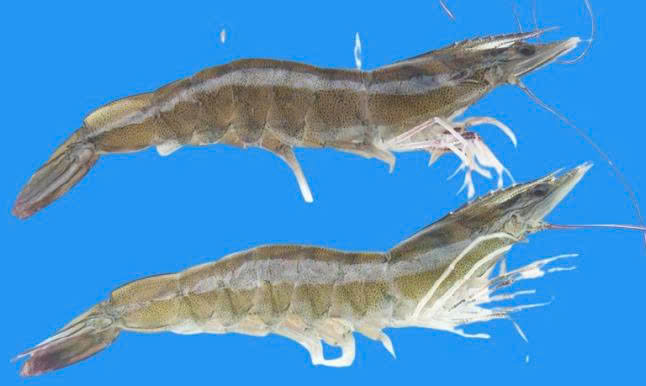
#> input picture shrimp1.jpg, 646 x 386 px, found by its file name
$ python 'contour2 (1).py'
#> lines starting #> are read from the running program, lines starting #| are printed output that depends on the picture; after the words box and inside, x2 and y2 are one past the last pixel; in counts of white or black regions, pixels touching at a corner belong together
import cv2
import numpy as np
from scipy import ndimage
from skimage.feature import peak_local_max
from skimage.segmentation import watershed

def fill_small_holes(mask, max_hole_area=500):
    """Lấp các lỗ nhỏ bên trong vật thể"""
    inv_mask = cv2.bitwise_not(mask)
    num_labels, labels, stats, _ = cv2.connectedComponentsWithStats(inv_mask, connectivity=8)
    for i in range(1, num_labels):  # Bỏ background
        if stats[i, cv2.CC_STAT_AREA] < max_hole_area:
            mask[labels == i] = 255
    return mask

def smart_shrimp_counter(image_path, debug=False):
#> called with debug = True
    image = cv2.imread(image_path)
#> image is the input picture: shape (386, 646, 3); mean B, G, R 205.2, 148.7, 74.9
    if image is None:
        print("❌ Không thể đọc ảnh.")
        return

    hsv = cv2.cvtColor(image, cv2.COLOR_BGR2HSV)
#> hsv: shape (386, 646, 3); mean H, S, V 83.1, 157.9, 212.1
    original = image.copy()

    # === 1. Tách nền xanh ===
    lower_blue = np.array([90, 40, 40])
    upper_blue = np.array([130, 255, 255])
    background_mask = cv2.inRange(hsv, lower_blue, upper_blue)
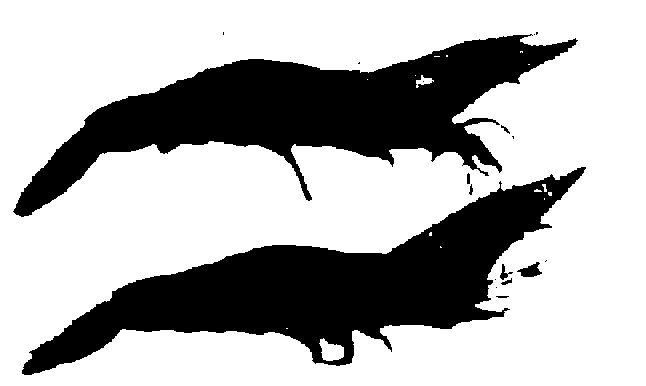
#> background_mask: shape (386, 646); 69.4% white; 18 black regions (9 under 20 px), largest, box (x1, y1, x2, y2) and area: (22, 167, 586, 375) 38588, (13, 34, 578, 217) 37333, (517, 262, 542, 277) 205
    foreground_mask = cv2.bitwise_not(background_mask)

    if debug: cv2.imshow("1. Foreground mask", foreground_mask)

    # === 2a. Lấp các lỗ nhỏ bên trong vật thể ===
    foreground_mask_filled = fill_small_holes(foreground_mask.copy(), max_hole_area=500)
#> in fill_small_holes, `num_labels, labels, stats, _ = cv2.connectedComponentsWithStats(inv_ma..`:
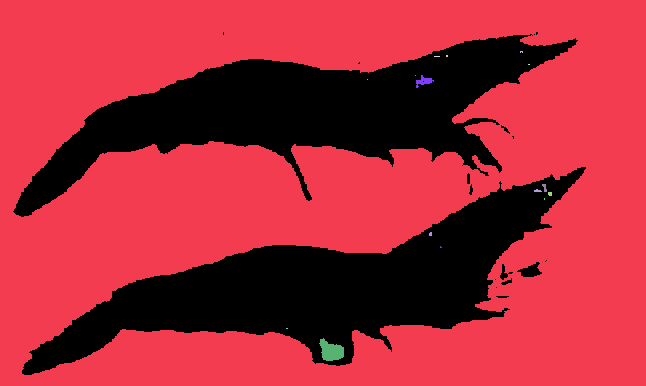
#> labels: shape (386, 646) int32; 17 distinct labels, from 0 to 16; one colour per label, 0 black
#> in fill_small_holes, `num_labels, labels, stats, _ = cv2.connectedComponentsWithStats(inv_ma..`: num_labels = 17; stats = 17 rows, first 6: [13, 32, 573, 343, 76361], [0, 0, 646, 386, 172422], [520, 51, 3, 2, 5], [446, 55, 2, 2, 4], [434, 56, 6, 1, 6], [528, 64, 2, 1, 2]
#> after the loop in fill_small_holes, `for i in range(1, num_labels):`:
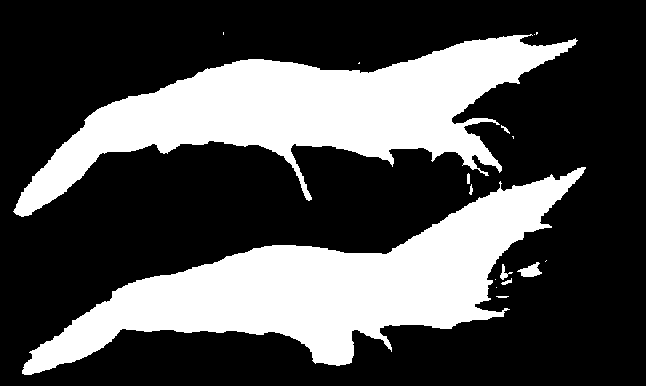
#> mask: shape (386, 646); 30.9% white; 17 white regions (8 under 20 px), largest, box (x1, y1, x2, y2) and area: (22, 167, 586, 375) 39038, (13, 34, 578, 217) 37457, (517, 262, 542, 277) 205
    if debug: cv2.imshow("2a. foreground_mask + Fill holes", foreground_mask_filled)

    # === 2b. Làm sạch (OPEN + CLOSE) ===
    kernel = cv2.getStructuringElement(cv2.MORPH_ELLIPSE, (3, 3))
    clean = cv2.morphologyEx(foreground_mask_filled, cv2.MORPH_OPEN, kernel, iterations=4)
#> clean: shape (386, 646); 30.2% white; 3 white regions, box (x1, y1, x2, y2) and area: (22, 168, 584, 375) 38583, (14, 35, 570, 217) 36649, (521, 264, 540, 277) 152
    clean = cv2.morphologyEx(clean, cv2.MORPH_CLOSE, kernel, iterations=4)
#> clean: shape (386, 646); 30.3% white; 3 white regions, box (x1, y1, x2, y2) and area: (22, 168, 584, 375) 38637, (14, 35, 570, 217) 36720, (521, 264, 540, 277) 152
    if debug: cv2.imshow("2b. Clean mask", clean)


    # === 3. Erode để tách vật thể dính nhau ===
    eroded = cv2.erode(clean, kernel, iterations=14)
#> eroded: shape (386, 646); 17.1% white; 4 white regions (2 under 20 px), largest, box (x1, y1, x2, y2) and area: (53, 190, 552, 354) 22342, (34, 49, 524, 197) 20288
    if debug: cv2.imshow("3. Eroded mask", eroded)

    # === 4. Distance Transform và tìm local maxima ===
    blurred = cv2.GaussianBlur(eroded, (15, 15), 3)
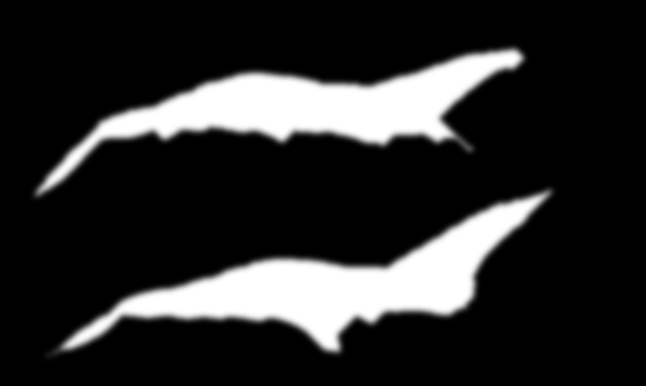
#> blurred: shape (386, 646); min 0, max 255, mean 43.6
    D = cv2.distanceTransform(blurred, cv2.DIST_L2, 5)
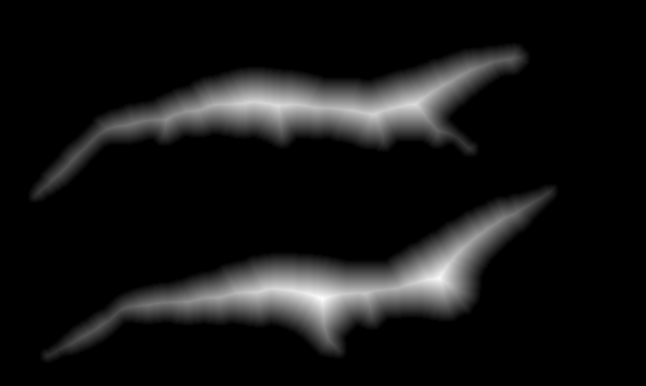
#> D: shape (386, 646) float32; min 0, max 43.94, mean 3.6; drawn with min black and max white
    local_max = peak_local_max(D, min_distance=25, labels=eroded, footprint=np.ones((20, 20)))
#> local_max = 13 rows, first 8: [298, 322], [278, 438], [104, 414], [105, 276], [102, 248], [113, 376], [293, 365], [118, 168]

    mask_peaks = np.zeros_like(D, dtype=bool)
    mask_peaks[tuple(local_max.T)] = True
    markers, _ = ndimage.label(mask_peaks)

    # === 5. Áp dụng watershed ===
    labels = watershed(-D, markers, mask=eroded)
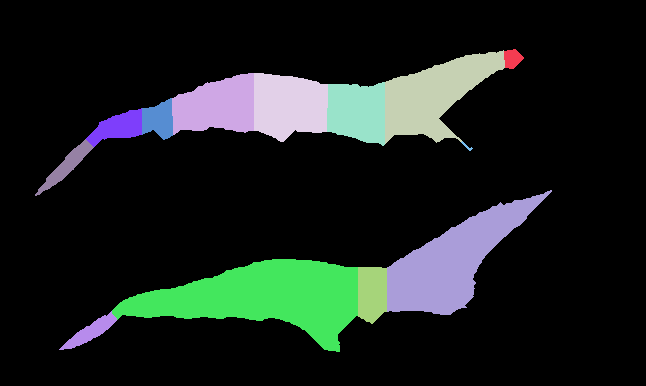
#> labels: shape (386, 646) int32; 14 distinct labels, from 0 to 13; one colour per label, 0 black

    # === 6. Mask kết quả từ watershed ===
    final_mask = np.zeros_like(clean, dtype=np.uint8)
    final_mask[labels > 0] = 255
    if debug: cv2.imshow("6. Raw mask after watershed", final_mask)

    # === 7. Dãn nở để khôi phục hình dáng + đóng khe nhỏ ===
    final_mask = cv2.dilate(final_mask, kernel, iterations=14)
    final_mask = cv2.morphologyEx(final_mask, cv2.MORPH_CLOSE, kernel, iterations=2)
    if debug: cv2.imshow("7. Final mask (Dilated + Closed)", final_mask)

    # === 8. Tìm contour, centroid và đếm ===
    contours, _ = cv2.findContours(final_mask, cv2.RETR_EXTERNAL, cv2.CHAIN_APPROX_SIMPLE)
    count = 0
    centroids = []

    for cnt in contours:
        area = cv2.contourArea(cnt)
        if area > 2000:
            count += 1
            cv2.drawContours(original, [cnt], -1, (0, 255, 0), 2)
            x, y, w, h = cv2.boundingRect(cnt)
            cv2.rectangle(original, (x, y), (x + w, y + h), (255, 0, 0), 1)

            M = cv2.moments(cnt)
            if M["m00"] != 0:
                cx = int(M["m10"] / M["m00"])
                cy = int(M["m01"] / M["m00"])
                centroids.append((cx, cy))
                cv2.circle(original, (cx, cy), 5, (0, 0, 255), -1)
                cv2.putText(original, str(count), (cx - 10, cy - 10),
                            cv2.FONT_HERSHEY_SIMPLEX, 0.5, (0, 0, 255), 2)
                if debug:
                    print(f"Tôm {count}: centroid = ({cx}, {cy}), area = {area:.1f}")
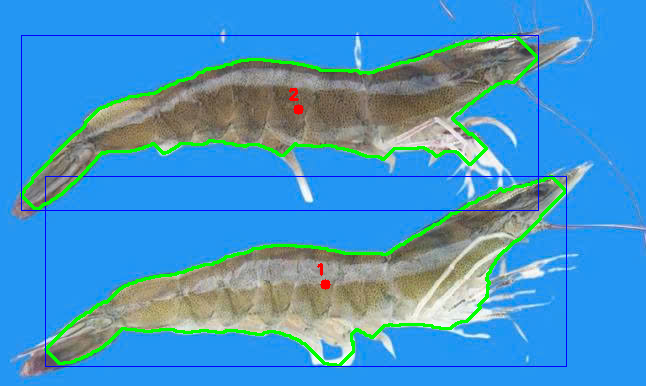
#> original: shape (386, 646, 3); mean B, G, R 199.9, 150.2, 69.4
#> after the loop, centroids = [(325, 284), (298, 109)]; count = 2

    # === 9. Kết quả ===
    print(f"\n✅ Tổng số tôm đếm được: {count}")
#| ✅ Tổng số tôm đếm được: 2
    print("📍 Tọa độ centroid:")
    for i, (cx, cy) in enumerate(centroids, 1):
        print(f"  - Tôm {i}: ({cx}, {cy})")
#> this loop made 2 passes
#> (i, cx, cy) on passes 1 to 2: (1, 325, 284), (2, 298, 109)
#|   - Tôm 1: (325, 284)
#|   - Tôm 2: (298, 109)

    # === 10. Hiển thị ===
    cv2.imshow("9. Counting result", original)
    cv2.imshow("10. Final mask", final_mask)
    cv2.waitKey(0)
    cv2.destroyAllWindows()

if __name__ == "__main__":
    smart_shrimp_counter(r"C:\Users\Divu\Desktop\test\estimate_shrmip\shrimp1.jpg", debug=True)

$ run again, with shrimp2.jpg copied over shrimp1.jpg
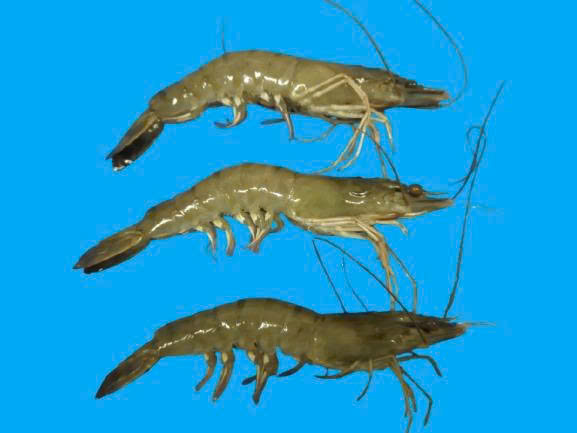
#> input picture shrimp2.jpg, 577 x 433 px, found by its file name
#> in smart_shrimp_counter, image is the input picture: shape (433, 577, 3); mean B, G, R 205.5, 154.2, 27.2
#> hsv: shape (433, 577, 3); mean H, S, V 85.6, 219.2, 214.6
#> background_mask: shape (433, 577); 80.8% white; 33 black regions (29 under 20 px), largest, box (x1, y1, x2, y2) and area: (77, 164, 469, 412) 32819, (114, 51, 449, 169) 15026, (333, 151, 346, 165) 50, (321, 375, 339, 378) 24
#> in fill_small_holes, `num_labels, labels, stats, _ = cv2.connectedComponentsWithStats(inv_ma..`:
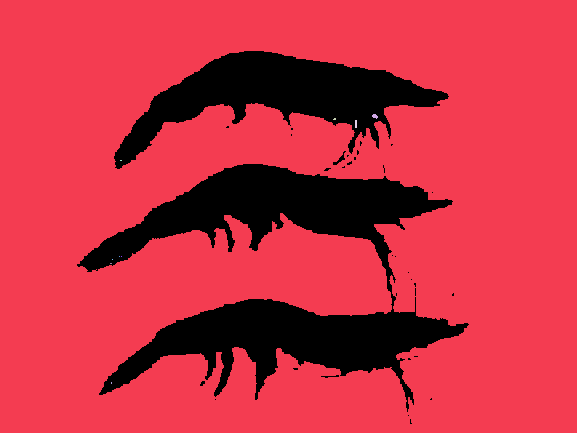
#> labels: shape (433, 577) int32; 11 distinct labels, from 0 to 10; one colour per label, 0 black
#> num_labels = 11; stats = [[77, 51, 392, 373, 48067], [0, 0, 577, 433, 201724], [372, 114, 6, 5, 20], [333, 118, 3, 2, 5], [355, 120, 2, 8, 16], [120, 160, 2, 1, 2], [119, 256, 1, 1, 1], [121, 256, 1, 1, 1], [112, 259, 1, 1, 1], [110, 263, 2, 1, 2], [111, 382, 1, 2, 2]]
#> eroded: shape (433, 577); 6.8% white; 4 white regions, box (x1, y1, x2, y2) and area: (154, 178, 420, 225) 5926, (146, 65, 399, 129) 5512, (165, 313, 427, 361) 5452, (112, 242, 130, 252) 27
#> local_max = 16 rows, first 8: [197, 259], [98, 359], [329, 261], [208, 358], [204, 320], [85, 288], [81, 238], [343, 346]
#> after the loop in smart_shrimp_counter, `for cnt in contours:`:
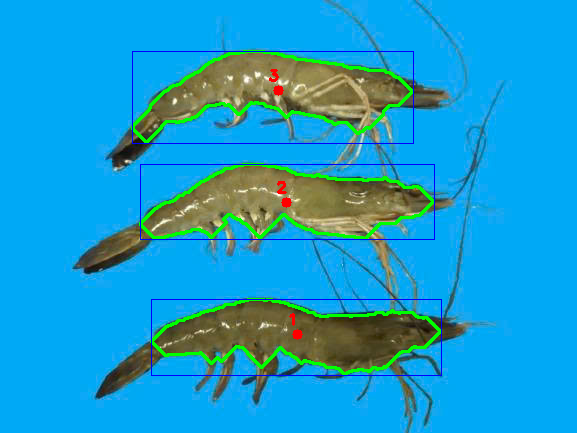
#> original: shape (433, 577, 3); mean B, G, R 203.4, 156.8, 25
#> after the loop in smart_shrimp_counter, `for cnt in contours:`: centroids = [(297, 334), (286, 202), (278, 90)]; count = 3
#| ✅ Tổng số tôm đếm được: 3
#> the loop in smart_shrimp_counter, `for i, (cx, cy) in enumerate(centroids, 1):` made 3 passes
#> (printed output is left out)

$ run again, with shrimp4.jpg copied over shrimp1.jpg
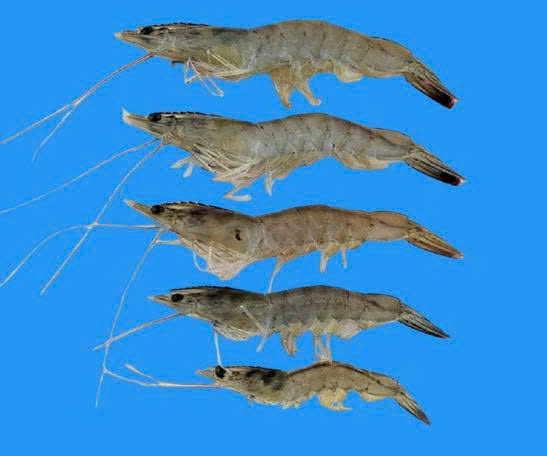
#> input picture shrimp4.jpg, 547 x 456 px, found by its file name
#> in smart_shrimp_counter, image is the input picture: shape (456, 547, 3); mean B, G, R 205.8, 141.4, 57.6
#> hsv: shape (456, 547, 3); mean H, S, V 86.7, 178.3, 211.9
#> background_mask: shape (456, 547); 78.3% white; 26 black regions (20 under 20 px), largest, box (x1, y1, x2, y2) and area: (152, 287, 444, 421) 15508, (117, 21, 456, 108) 13678, (124, 112, 464, 189) 12975, (128, 200, 464, 280) 11789, (227, 193, 232, 198) 22, (160, 384, 180, 385) 20
#> num_labels = 9; stats = [[75, 21, 389, 400, 54099], [0, 0, 547, 456, 195315], [431, 167, 2, 2, 2], [415, 320, 1, 1, 1], [216, 322, 1, 1, 1], [434, 333, 1, 1, 1], [436, 334, 1, 1, 1], [223, 375, 1, 1, 1], [333, 402, 3, 4, 11]]
#> eroded: shape (456, 547); 6.4% white; 6 white regions (1 under 20 px), largest, box (x1, y1, x2, y2) and area: (152, 35, 402, 82) 4627, (165, 126, 393, 174) 4450, (175, 216, 363, 267) 3625, (194, 300, 383, 330) 2499, (249, 368, 348, 394) 731
#> local_max = 18 rows, first 8: [55, 290], [153, 240], [242, 226], [149, 276], [51, 205], [55, 347], [54, 236], [232, 294]
#> after the loop in smart_shrimp_counter, `for cnt in contours:`:
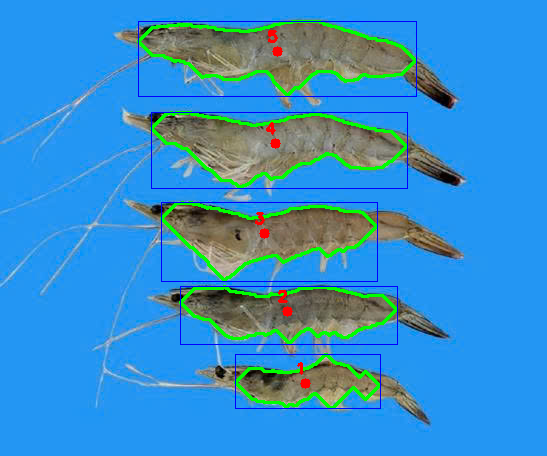
#> original: shape (456, 547, 3); mean B, G, R 202.2, 144.1, 53.7
#> after the loop in smart_shrimp_counter, `for cnt in contours:`: centroids = [(305, 383), (287, 311), (264, 233), (275, 143), (277, 51)]; count = 5
#| ✅ Tổng số tôm đếm được: 5
#> the loop in smart_shrimp_counter, `for i, (cx, cy) in enumerate(centroids, 1):` made 5 passes
#> (printed output is left out)
